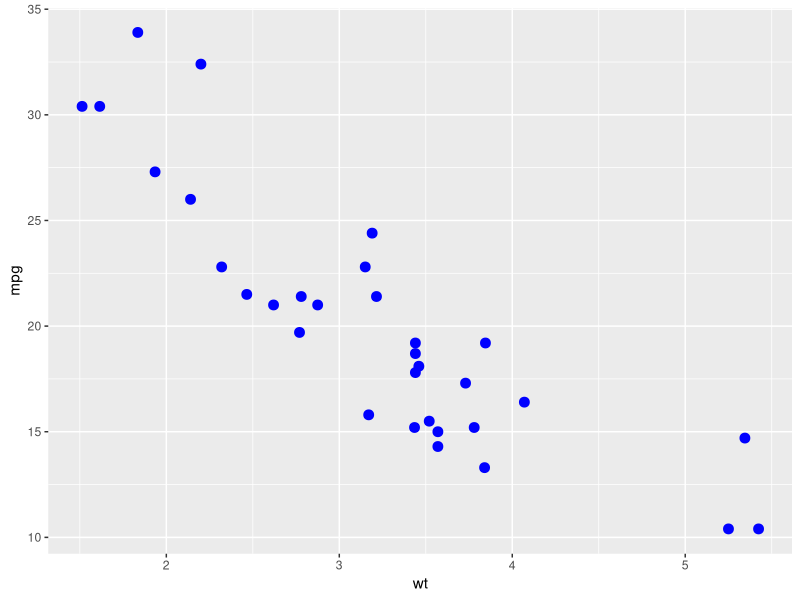
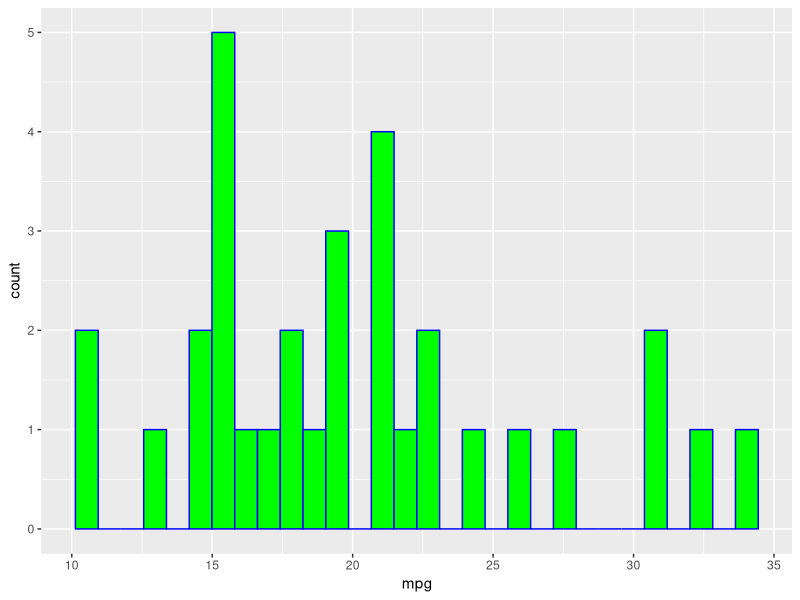
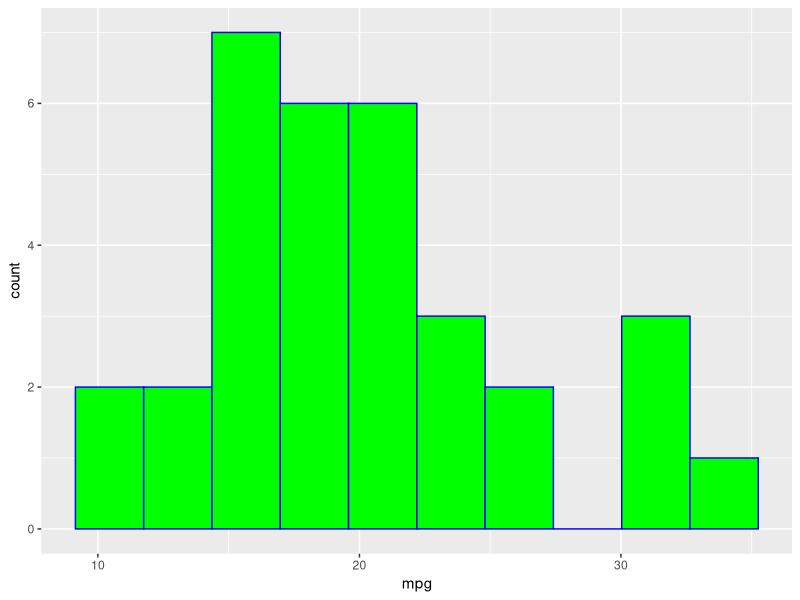
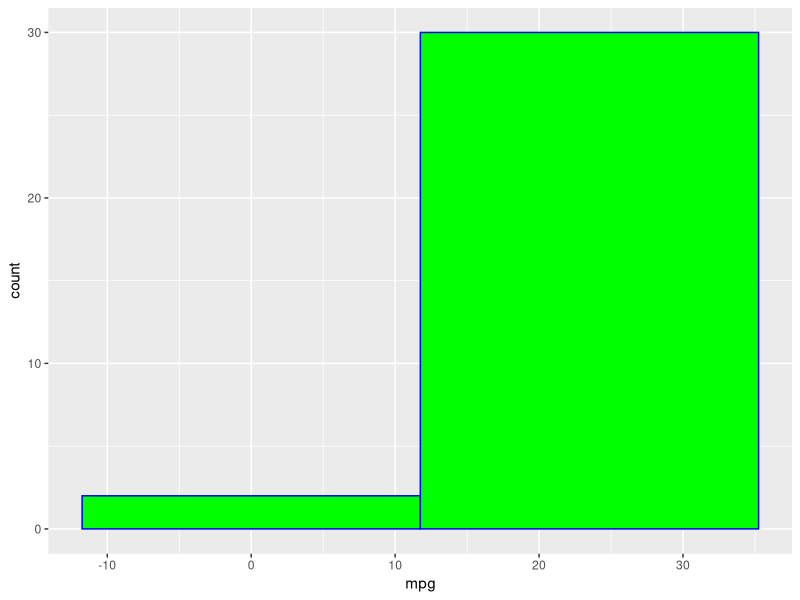
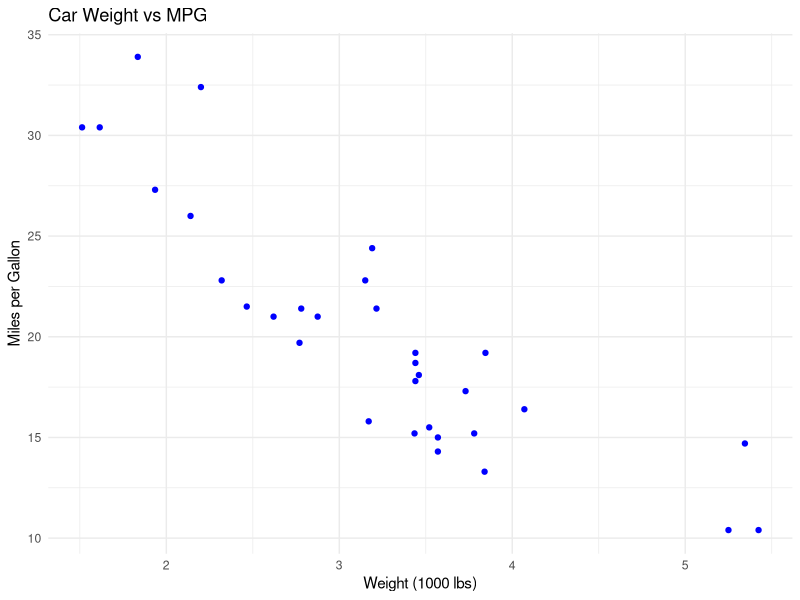
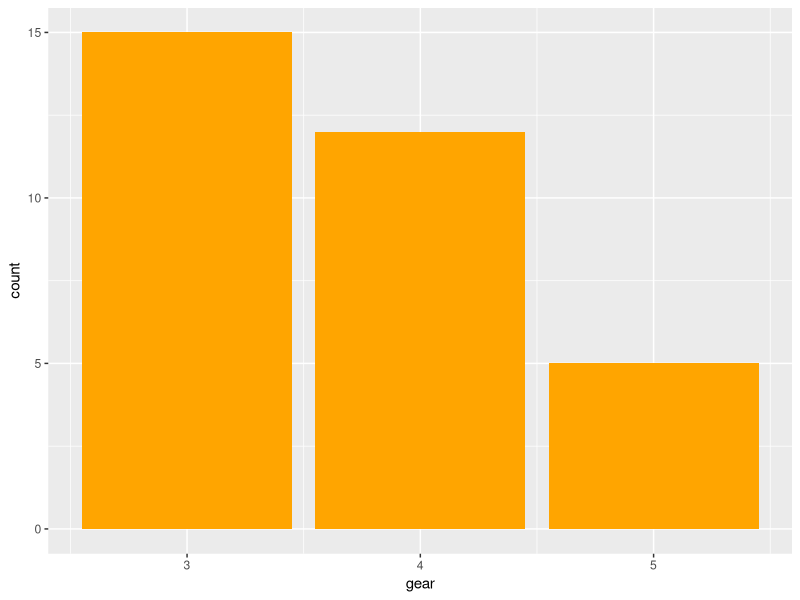
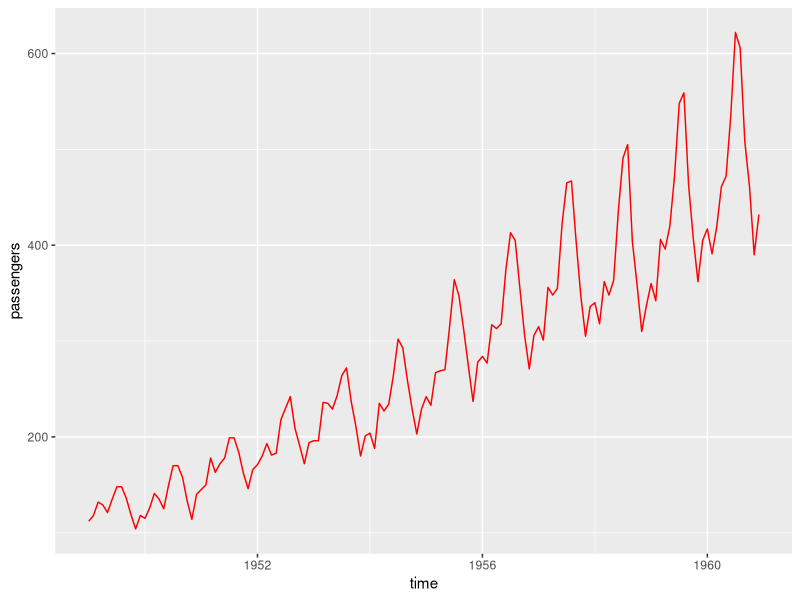

These figures' R source, in order:
library(ggplot2)

View(mtcars)

ggplot(mtcars, aes(x=wt, y=mpg)) + geom_point(color="blue", size= 3)

ggplot(mtcars, aes(x=mpg)) + geom_histogram(fill="green", color="blue")

ggplot(mtcars, aes(x=mpg)) + geom_histogram(bins=10, fill="green", color="blue")
ggplot(mtcars, aes(x=mpg)) + geom_histogram(bins=2, fill="green", color="blue")


ggplot(mtcars, aes(x = wt, y = mpg)) + geom_point(color = "blue") +
  labs(title = "Car Weight vs MPG",
       x = "Weight (1000 lbs)",
       y = "Miles per Gallon") +
  theme_minimal()

# bar plot
ggplot(mtcars, aes(x=gear)) + geom_bar(fill="orange")

#time series
sales <- c(250, 300, 200, 150, 300, 450)
sales_ts <- ts(sales, start=c(2025, 1), frequency = 12)
sales_ts

time(sales_ts)
as.numeric(sales_ts)

#line plot
AirPassengers
time(AirPassengers)
as.numeric(AirPassengers)

ggplot(data.frame(time = time(AirPassengers), passengers = as.numeric(AirPassengers)),
       aes(x = time, y = passengers)) +
  geom_line(color = "red")

